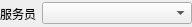
<?xml version="1.0" encoding="UTF-8"?>
<ui version="4.0">
 <class>w_rpt_report_frame_servantpromotquery</class>
 <widget class="QWidget" name="w_rpt_report_frame_servantpromotquery">
  <property name="geometry">
   <rect>
    <x>0</x>
    <y>0</y>
    <width>192</width>
    <height>27</height>
   </rect>
  </property>
  <property name="windowTitle">
   <string>Dialog</string>
  </property>
  <layout class="QHBoxLayout" name="horizontalLayout" stretch="0,1">
   <property name="leftMargin">
    <number>0</number>
   </property>
   <property name="topMargin">
    <number>0</number>
   </property>
   <property name="rightMargin">
    <number>0</number>
   </property>
   <property name="bottomMargin">
    <number>0</number>
   </property>
   <item>
    <widget class="QLabel" name="label">
     <property name="text">
      <string>服务员</string>
     </property>
    </widget>
   </item>
   <item>
    <widget class="lds_ComboBox" name="comboBox_servant"/>
   </item>
  </layout>
 </widget>
 <customwidgets>
  <customwidget>
   <class>lds_ComboBox</class>
   <extends>QComboBox</extends>
   <header>lds_combobox.h</header>
  </customwidget>
 </customwidgets>
 <resources/>
 <connections/>
</ui>
